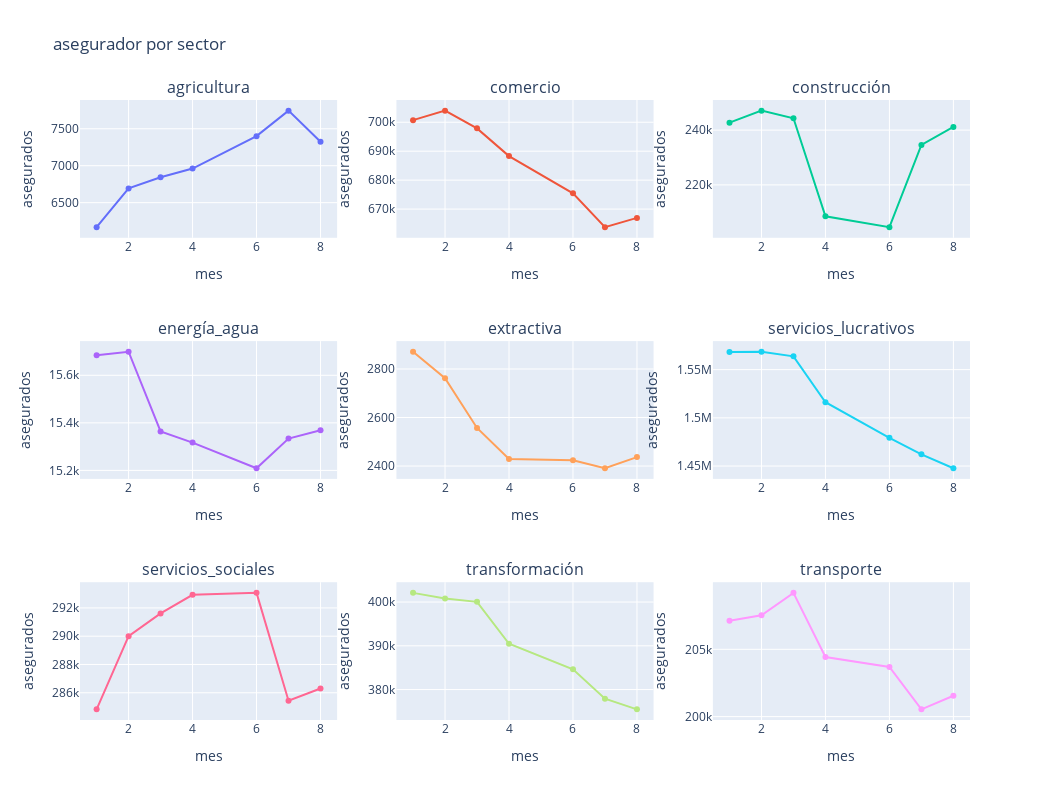

The notebook cell this image was saved under:
### Code cell
#con plotlib
fig = make_subplots(rows=3, cols=3,subplot_titles=(sector))

for i in range(0,3):
    for j in range(0,3):
        #graficas
        fig.add_trace(go.Scatter(x=p_ec_pivot_2020.index, y=p_ec_pivot_2020[sector_array[i,j]]), row=i+1,col=j+1)
        
        #ejes
        fig.update_yaxes(title_text="asegurados", row=i+1, col=j+1)
        fig.update_xaxes(title_text="mes", row=i+1, col=j+1)
        
fig.update_layout(height=800, width=1050, title_text="asegurador por sector",showlegend=False)
fig.show()

### Figure 1 — Plotly figure (JSON) as saved in the notebook; plotly's stock layout.template omitted (floating-point values rounded to 4 significant figures)
{"data": [{"type": "scatter", "x": [1, 2, 3, 4, 6, 7, 8], "xaxis": "x", "y": [6169, 6693, 6844, 6962, 7400, 7745, 7324], "yaxis": "y"}, {"type": "scatter", "x": [1, 2, 3, 4, 6, 7, 8], "xaxis": "x2", "y": [700735, 704015, 697887, 688316, 675434, 663759, 666955], "yaxis": "y2"}, {"type": "scatter", "x": [1, 2, 3, 4, 6, 7, 8], "xaxis": "x3", "y": [242722, 247116, 244348, 208541, 204572, 234576, 241163], "yaxis": "y3"}, {"type": "scatter", "x": [1, 2, 3, 4, 6, 7, 8], "xaxis": "x4", "y": [15684, 15699, 15364, 15317, 15209, 15334, 15369], "yaxis": "y4"}, {"type": "scatter", "x": [1, 2, 3, 4, 6, 7, 8], "xaxis": "x5", "y": [2871, 2762, 2557, 2429, 2424, 2391, 2437], "yaxis": "y5"}, {"type": "scatter", "x": [1, 2, 3, 4, 6, 7, 8], "xaxis": "x6", "y": [1568148, 1568537, 1563782, 1516194, 1479273, 1462160, 1447720], "yaxis": "y6"}, {"type": "scatter", "x": [1, 2, 3, 4, 6, 7, 8], "xaxis": "x7", "y": [284827, 290002, 291613, 292929, 293064, 285437, 286299], "yaxis": "y7"}, {"type": "scatter", "x": [1, 2, 3, 4, 6, 7, 8], "xaxis": "x8", "y": [402102, 400813, 400045, 390472, 384644, 377921, 375475], "yaxis": "y8"}, {"type": "scatter", "x": [1, 2, 3, 4, 6, 7, 8], "xaxis": "x9", "y": [207129, 207526, 209196, 204427, 203691, 200539, 201550], "yaxis": "y9"}], "layout": {"annotations": [{"font": {"size": 16}, "showarrow": false, "text": "agricultura", "x": 0.1444, "xanchor": "center", "xref": "paper", "y": 1, "yanchor": "bottom", "yref": "paper"}, {"font": {"size": 16}, "showarrow": false, "text": "comercio", "x": 0.5, "xanchor": "center", "xref": "paper", "y": 1, "yanchor": "bottom", "yref": "paper"}, {"font": {"size": 16}, "showarrow": false, "text": "construcción", "x": 0.8556, "xanchor": "center", "xref": "paper", "y": 1, "yanchor": "bottom", "yref": "paper"}, {"font": {"size": 16}, "showarrow": false, "text": "energía_agua", "x": 0.1444, "xanchor": "center", "xref": "paper", "y": 0.6111, "yanchor": "bottom", "yref": "paper"}, {"font": {"size": 16}, "showarrow": false, "text": "extractiva", "x": 0.5, "xanchor": "center", "xref": "paper", "y": 0.6111, "yanchor": "bottom", "yref": "paper"}, {"font": {"size": 16}, "showarrow": false, "text": "servicios_lucrativos", "x": 0.8556, "xanchor": "center", "xref": "paper", "y": 0.6111, "yanchor": "bottom", "yref": "paper"}, {"font": {"size": 16}, "showarrow": false, "text": "servicios_sociales", "x": 0.1444, "xanchor": "center", "xref": "paper", "y": 0.2222, "yanchor": "bottom", "yref": "paper"}, {"font": {"size": 16}, "showarrow": false, "text": "transformación", "x": 0.5, "xanchor": "center", "xref": "paper", "y": 0.2222, "yanchor": "bottom", "yref": "paper"}, {"font": {"size": 16}, "showarrow": false, "text": "transporte", "x": 0.8556, "xanchor": "center", "xref": "paper", "y": 0.2222, "yanchor": "bottom", "yref": "paper"}], "height": 800, "showlegend": false, "title": {"text": "asegurador por sector"}, "width": 1050, "xaxis": {"anchor": "y", "domain": [0, 0.2889], "title": {"text": "mes"}}, "xaxis2": {"anchor": "y2", "domain": [0.3556, 0.6444], "title": {"text": "mes"}}, "xaxis3": {"anchor": "y3", "domain": [0.7111, 1], "title": {"text": "mes"}}, "xaxis4": {"anchor": "y4", "domain": [0, 0.2889], "title": {"text": "mes"}}, "xaxis5": {"anchor": "y5", "domain": [0.3556, 0.6444], "title": {"text": "mes"}}, "xaxis6": {"anchor": "y6", "domain": [0.7111, 1], "title": {"text": "mes"}}, "xaxis7": {"anchor": "y7", "domain": [0, 0.2889], "title": {"text": "mes"}}, "xaxis8": {"anchor": "y8", "domain": [0.3556, 0.6444], "title": {"text": "mes"}}, "xaxis9": {"anchor": "y9", "domain": [0.7111, 1], "title": {"text": "mes"}}, "yaxis": {"anchor": "x", "domain": [0.7778, 1], "title": {"text": "asegurados"}}, "yaxis2": {"anchor": "x2", "domain": [0.7778, 1], "title": {"text": "asegurados"}}, "yaxis3": {"anchor": "x3", "domain": [0.7778, 1], "title": {"text": "asegurados"}}, "yaxis4": {"anchor": "x4", "domain": [0.3889, 0.6111], "title": {"text": "asegurados"}}, "yaxis5": {"anchor": "x5", "domain": [0.3889, 0.6111], "title": {"text": "asegurados"}}, "yaxis6": {"anchor": "x6", "domain": [0.3889, 0.6111], "title": {"text": "asegurados"}}, "yaxis7": {"anchor": "x7", "domain": [0, 0.2222], "title": {"text": "asegurados"}}, "yaxis8": {"anchor": "x8", "domain": [0, 0.2222], "title": {"text": "asegurados"}}, "yaxis9": {"anchor": "x9", "domain": [0, 0.2222], "title": {"text": "asegurados"}}}}
